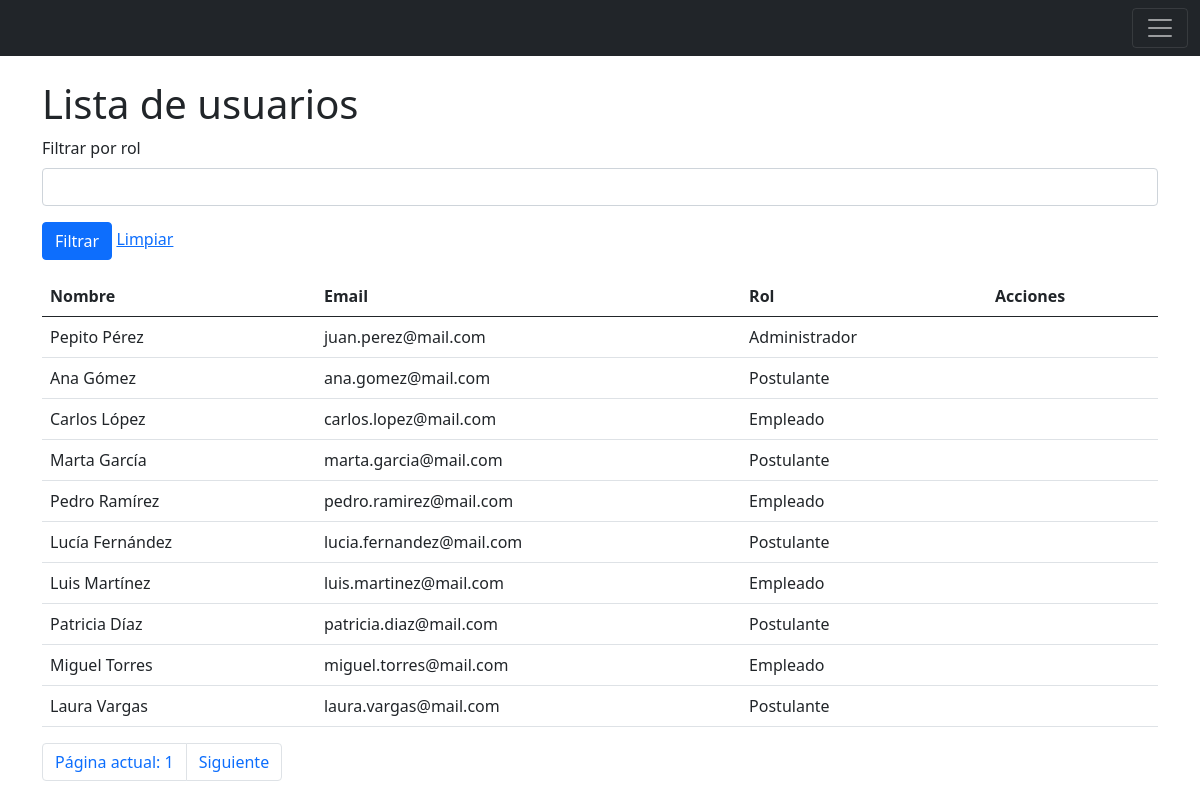
The app's page /usuarios.php with its own data.
### tables this page shows
CREATE TABLE `usuarios` (
  `id` int(11) NOT NULL,
  `nombre` varchar(50) NOT NULL,
  `email` varchar(50) NOT NULL,
  `contrasena` varchar(255) NOT NULL,
  `cv` varchar(255) NOT NULL,
  `rol` varchar(50) NOT NULL
);

### consultas/consultas_usuarios.php (called while the page is built)
<?php
function getUsuarios(PDO $conexion, $rol=null)
{
    $usuarios = [];
    if( $rol ){
        $consulta = $conexion->prepare('SELECT id, nombre, email, rol FROM usuarios WHERE rol = :rol');
        $consulta->bindValue(':rol', $rol);
        $consulta->execute();
        $usuarios = $consulta->fetchAll(PDO::FETCH_ASSOC);
    }else{
        $consulta = $conexion->query('SELECT id, nombre, email, rol FROM usuarios');
        $usuarios = $consulta->fetchAll(PDO::FETCH_ASSOC);
    }
    return $usuarios;
}

### funciones/funciones_paginador.php (called while the page is built)
<?php
function paginador_lista($lista, $pagina_actual, $cuantos_por_pagina)
{
    if(is_numeric($pagina_actual) && $pagina_actual > 0){
        $desde = ($pagina_actual - 1) * $cuantos_por_pagina;
        return array_splice($lista, $desde, $cuantos_por_pagina);
    }else{
        return [];
    }
}
function paginador_enlaces($cantidad, $pagina_actual, $cuantos_por_pagina)
{
    $cantidad_paginas = ceil($cantidad / $cuantos_por_pagina);
    $resultado = array(
        'cantidad' => $cantidad_paginas,
        'actual' => $pagina_actual,
        'anterior' => ($pagina_actual > 1) ? ($pagina_actual - 1) : null,
        'siguiente' => ($pagina_actual < $cantidad_paginas) ? ($pagina_actual + 1) : null,
        'primero' => ($pagina_actual > 1) ? 1 : null,
        'ultimo' => ($pagina_actual < $cantidad_paginas) ? $cantidad_paginas : null
    );
    return $resultado;
}

### usuarios.php (the view, shortened to what this page needs)
<?php
require_once ('./consultas/conexion.php');
require_once('./consultas/consultas_usuarios.php');
require_once('./funciones/funciones_paginador.php');
$rol = $_GET['rol'] ?? null;
$pagina_actual = $_GET['pag'] ?? 1;
$cuantos_por_pagina = 10;
$usuarios = getUsuarios($conexion, $rol);
$cantidad = count($usuarios);
$usuarios = paginador_lista($usuarios, $pagina_actual, $cuantos_por_pagina);
$enlaces = paginador_enlaces($cantidad, $pagina_actual, $cuantos_por_pagina);
?>
<!doctype html>
<html lang="es">
<head>
    <link href="https://cdn.jsdelivr.net/npm/bootstrap@5.0.2/dist/css/bootstrap.min.css" rel="stylesheet">
</head>
<body>
    <div class="container">
        <?php require('layout/_nav.php') ?>
        <h1> Lista de usuarios </h1>
        <form action="usuarios.php" method="get" class="mb-3">
            <div class="mb-3">
                <label for="rol" class="form-label"> Filtrar por rol </label>
                <select name="rol" id="rol" class="form-control">
                    <option value=""></option>
                    <option value="Administrador"> Administrador </option>
                </select>
            </div>
            <button type="submit" class="btn btn-primary"> Filtrar </button>
            <a href="usuarios.php"> Limpiar </a>
        </form>
        <table class="table">
            <thead>
                <tr>
                    <th> Nombre </th>
                    <th> Email </th>
                    <th> Rol </th>
                    <th> Acciones </th>
                </tr>
            </thead>
            <tbody>
                <?php foreach($usuarios as $usuario): ?>
                    <tr>
                        <td> <?php echo $usuario['nombre'] ?> </td>
                        <td> <?php echo $usuario['email'] ?> </td>
                        <td> <?php echo $usuario['rol'] ?> </td>
                        <td>  </td>
                    </tr>
                <?php endforeach ?>
            </tbody>
        </table>
        <nav aria-label="Page navigation example">
            <ul class="pagination">
                <li class="page-item"><a class="page-link" href="#"> Página actual: <?php echo $enlaces['actual'] ?> </a></li>
                <?php if($enlaces['siguiente']): ?>
                    <li class="page-item"><a class="page-link" href="usuarios.php?pag=<?php echo $enlaces['siguiente'] ?>"> Siguiente </a></li>
                <?php endif ?>
            </ul>
        </nav>
    </div>
</body>
</html>

### layout/_nav.php (shortened to what this page needs)
<nav class="navbar navbar-dark bg-dark fixed-top mb-5">
    <div class="container-fluid">
        <button class="navbar-toggler" type="button" data-bs-toggle="offcanvas" data-bs-target="#offcanvasDarkNavbar" aria-controls="offcanvasDarkNavbar" aria-label="Toggle navigation">
            <span class="navbar-toggler-icon"></span>
        </button>
    </div>
</nav>

### records on screen
usuarios: nombre "Pepito Pérez", email "juan.perez@mail.com", rol "Administrador"
usuarios: nombre "Ana Gómez", email "ana.gomez@mail.com", rol "Postulante"
usuarios: nombre "Carlos López", email "carlos.lopez@mail.com", rol "Empleado"
usuarios: nombre "Marta García", email "marta.garcia@mail.com", rol "Postulante"
usuarios: nombre "Pedro Ramírez", email "pedro.ramirez@mail.com", rol "Empleado"
usuarios: nombre "Lucía Fernández", email "lucia.fernandez@mail.com", rol "Postulante"
usuarios: nombre "Luis Martínez", email "luis.martinez@mail.com", rol "Empleado"
usuarios: nombre "Patricia Díaz", email "patricia.diaz@mail.com", rol "Postulante"
usuarios: nombre "Miguel Torres", email "miguel.torres@mail.com", rol "Empleado"
usuarios: nombre "Laura Vargas", email "laura.vargas@mail.com", rol "Postulante"

### other values on screen
$enlaces['actual'] "1"
